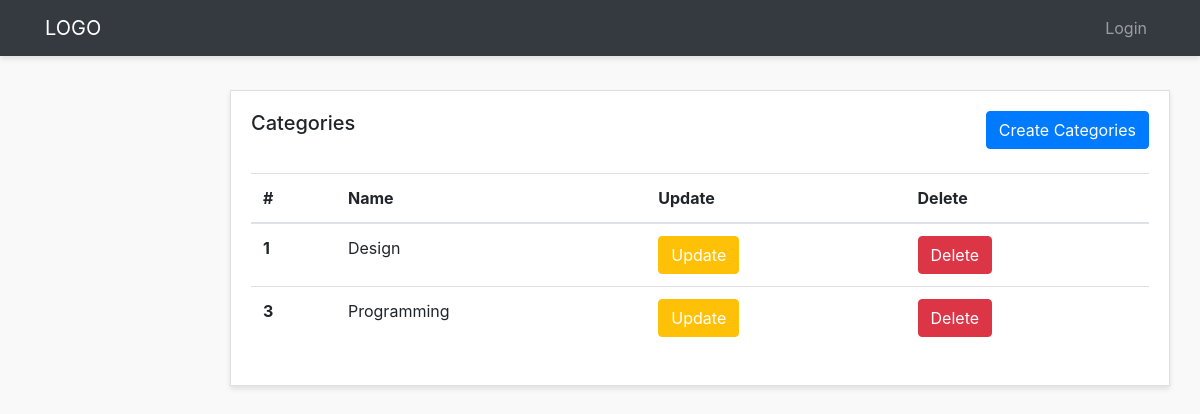
Before: /admin-panel/categories-admins/show-categories.php with the older database file.
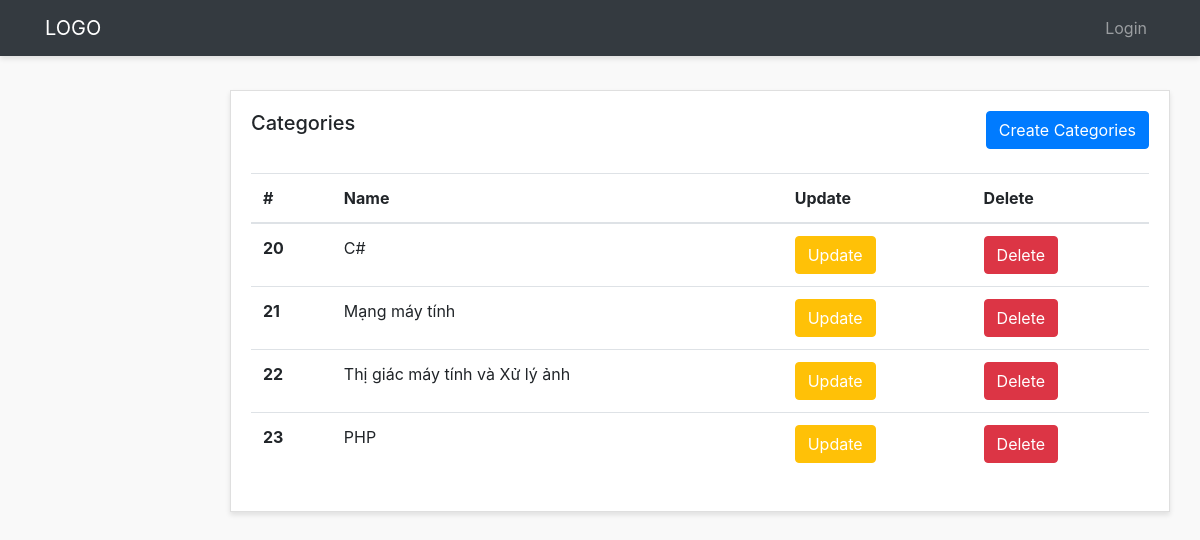
After: the same page with the newer database file.
### tables this page shows
CREATE TABLE `categories` (
  `id` int(3) NOT NULL,
  `name` varchar(200) NOT NULL,
  `description` text NOT NULL,
  `image` varchar(200) NOT NULL,
  `created_at` timestamp NOT NULL DEFAULT current_timestamp()
);

### admin-panel/categories-admins/show-categories.php (the view)
<?php require "../layouts/header.php"; ?>
<?php require "../../config/config.php"; ?>
<?php
  $select = $conn->query("SELECT * FROM categories");
  $select->execute();
  $categories = $select->fetchAll(PDO::FETCH_OBJ);
?>
      <div class="row">
        <div class="col">
          <div class="card">
            <div class="card-body">
              <h5 class="card-title mb-4 d-inline">Categories</h5>
              <a  href="<?php echo ADMINURL; ?>/categories-admins/create-category.php" class="btn btn-primary mb-4 text-center float-right">Create Categories</a>
              <table class="table">
                <thead>
                  <tr>
                    <th scope="col">#</th>
                    <th scope="col">Name</th>
                    <th scope="col">Update</th>
                    <th scope="col">Delete</th>
                  </tr>
                </thead>
                <tbody>
                  <?php foreach($categories as $category) : ?>
                  <tr>
                    <th scope="row"><?php echo $category->id; ?></th>
                    <td><?php echo $category->name; ?></td>
                    <td><a  href="<?php echo ADMINURL; ?>/categories-admins/update-category.php?id=<?php echo $category->id; ?>" class="btn btn-warning text-white text-center ">Update </a></td>
                    <td><a href="<?php echo ADMINURL; ?>/categories-admins/delete-categories.php?id=<?php echo $category->id; ?>" class="btn btn-danger  text-center ">Delete </a></td>
                  </tr>
                  <?php endforeach; ?>
                </tbody>
              </table>
            </div>
          </div>
        </div>
      </div>
<?php require "../layouts/footer.php"; ?>

Changed rows visible on the page:
removed categories: id "1", name "Design"
removed categories: id "3", name "Programming"
added categories: id "20", name "C#"
added categories: id "21", name "Mạng máy tính"
added categories: id "22", name "Thị giác máy tính và Xử lý ảnh"
added categories: id "23", name "PHP"
